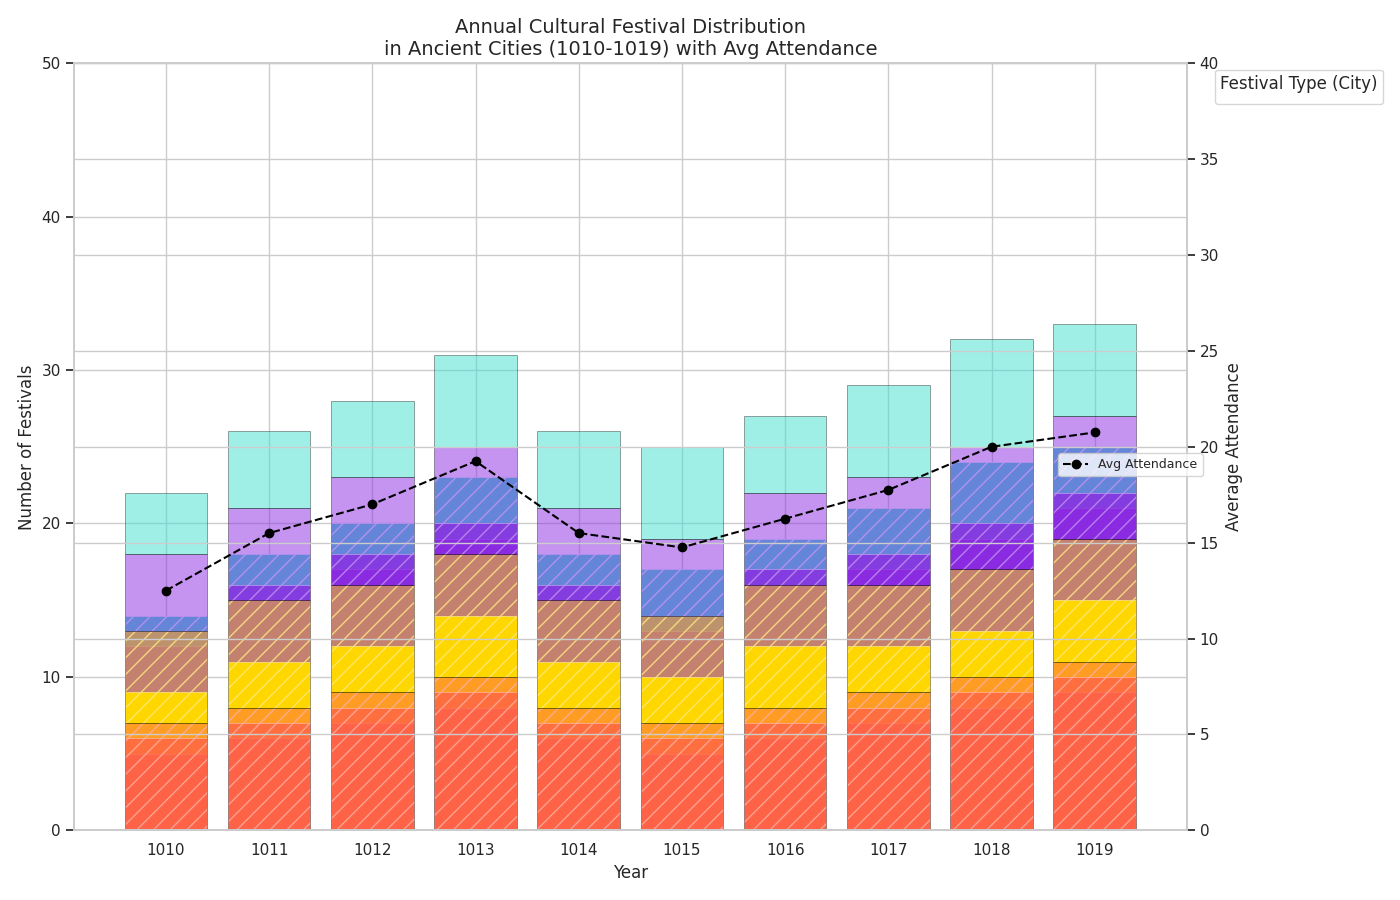

Source code (Python):
import matplotlib.pyplot as plt
import numpy as np

# Years for x-axis
years = np.arange(1010, 1020)

# Data: number of festivals in different cities
atlantis_festivals = np.array([[5, 4, 3, 2], [6, 5, 4, 3], [7, 5, 5, 3], [8, 6, 5, 4], [6, 5, 4, 3], 
                               [5, 5, 3, 4], [6, 6, 4, 3], [7, 5, 5, 4], [8, 5, 6, 5], [9, 6, 6, 4]])
el_dorado_festivals = np.array([[6, 3, 4, 1], [7, 4, 5, 2], [8, 4, 6, 2], [9, 5, 6, 3], [7, 4, 5, 2],
                                [6, 4, 4, 3], [7, 5, 5, 2], [8, 4, 6, 3], [9, 4, 7, 4], [10, 5, 7, 3]])
avalon_festivals = np.array([[7, 6, 5, 4], [8, 7, 6, 5], [9, 7, 7, 5], [10, 8, 7, 6], [8, 7, 6, 5],
                             [7, 7, 5, 6], [8, 8, 6, 5], [9, 7, 7, 6], [10, 7, 8, 7], [11, 8, 8, 6]])

# Construct average attendance data excluding Shangri-La
average_attendance = np.mean(atlantis_festivals + el_dorado_festivals + avalon_festivals, axis=1)

# Colors for the different festival types
colors = ['#FF6347', '#FFD700', '#8A2BE2', '#40E0D0']

# Creating the plot
fig, ax1 = plt.subplots(figsize=(14, 9))

# Plot stacked bars for each city and festival type, excluding Shangri-La
for i, (city_festivals, city_name, alpha, hatch, linestyle) in enumerate(
    zip([atlantis_festivals, el_dorado_festivals, avalon_festivals], 
        ['Atlantis', 'El Dorado', 'Avalon'],
        [1, 0.8, 0.5], 
        [None, '//', None], 
        ['-', '-', '-'])):
    
    base = np.zeros(len(years))
    for j in range(city_festivals.shape[1]):
        ax1.bar(years, city_festivals[:, j], bottom=base, 
                color=colors[j], alpha=alpha, hatch=hatch, edgecolor='black' if city_name == 'Avalon' else None, linewidth=0.5)
        base += city_festivals[:, j]

# Create a secondary Y-axis for the line plot
ax2 = ax1.twinx()
ax2.plot(years, average_attendance, label='Avg Attendance', color='black', linestyle='--', marker='o')
ax2.set_ylabel('Average Attendance')
ax2.set_ylim(0, 40)

# Adjust layout
ax1.set_title('Annual Cultural Festival Distribution\nin Ancient Cities (1010-1019) with Avg Attendance', fontsize=14)
ax1.set_ylabel('Number of Festivals')
ax1.set_xlabel('Year')
ax1.set_xticks(years)
ax1.set_ylim(0, 50)

# Legends
bar_handles, _ = ax1.get_legend_handles_labels()
line_handles, _ = ax2.get_legend_handles_labels()
ax1.legend(handles=bar_handles[:3], loc='upper left', bbox_to_anchor=(1.02, 1), title='Festival Type (City)', fontsize=9, ncol=2)
ax2.legend(handles=line_handles, loc='upper right', bbox_to_anchor=(1.02, 0.5), fontsize=9)

plt.tight_layout()
plt.show()
